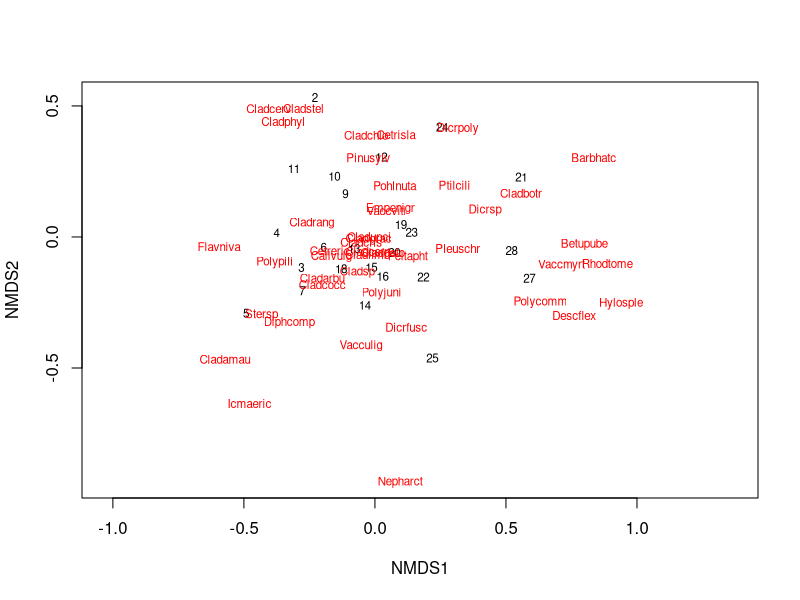
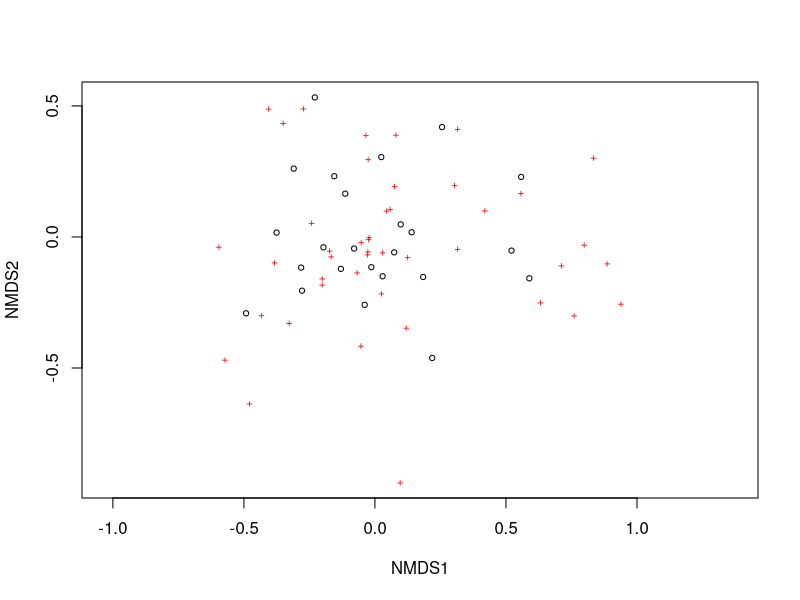
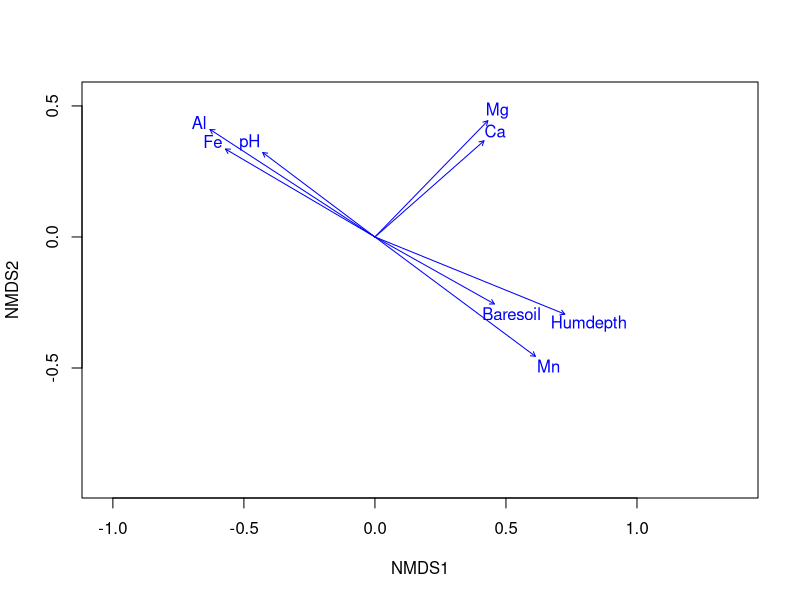

The R source for these figures, in order:
# Building a NMDS with inbuilt data within 

library(vegan) # Version 2.6.4

data("varespec") # Data sets of cover by lichen species
data("varechem") # Corresponding environmental parameters

ord <- metaMDS(varespec, distance = "bray", k = 2) # Ordination of the species

plot(ord, type = "t") # Showing the plot 
plot(ord, type = "p")
plot(ord, type = "n")

ef <- envfit(ord, varechem)
plot(ef, p.max = 0.05)
